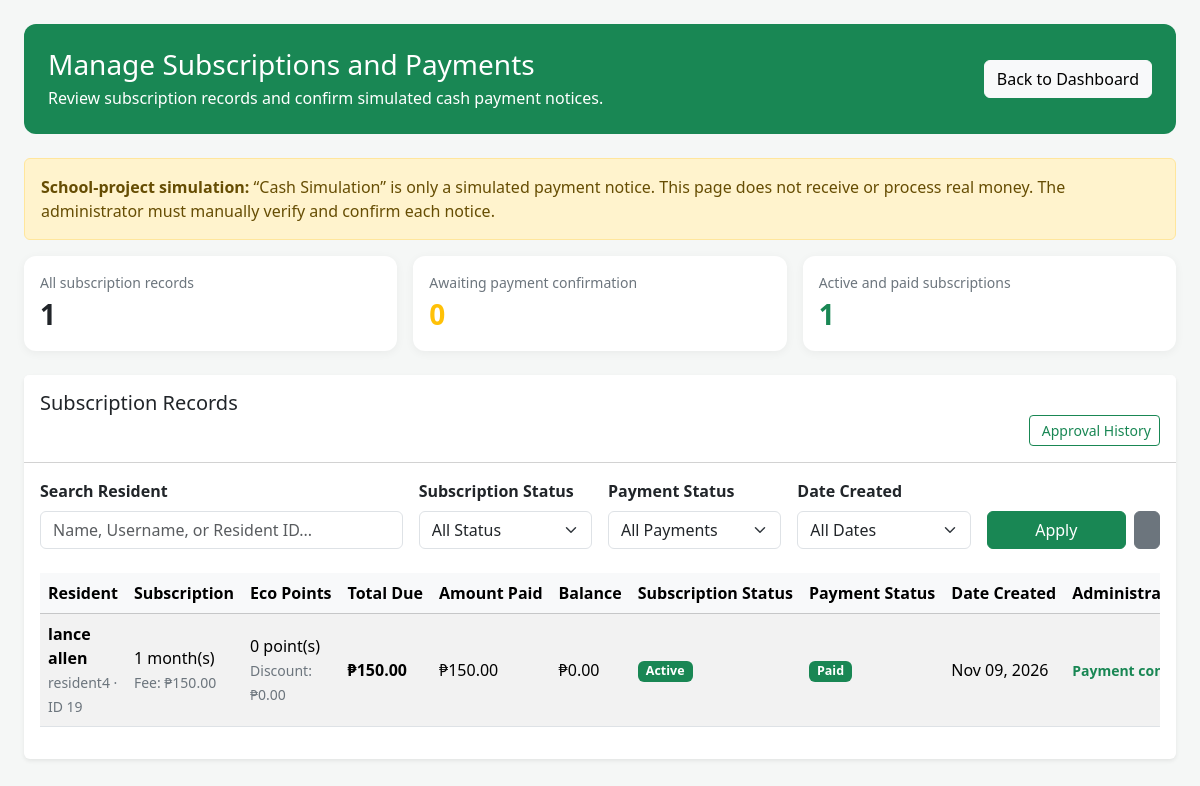
The app's page /admin/subscriptions/index.php (signed in) with its own data.
### tables this page shows
CREATE TABLE `subscriptions` (
  `id` int(11) NOT NULL,
  `user_id` int(11) NOT NULL,
  `service_fee` decimal(10,2) NOT NULL DEFAULT 150.00,
  `months` int(11) NOT NULL DEFAULT 1,
  `original_amount` decimal(10,2) NOT NULL DEFAULT 150.00,
  `points_redeemed` int(11) NOT NULL DEFAULT 0,
  `discount_amount` decimal(10,2) NOT NULL DEFAULT 0.00,
  `total_amount` decimal(10,2) NOT NULL DEFAULT 150.00,
  `amount_paid` decimal(10,2) NOT NULL DEFAULT 0.00,
  `balance_due` decimal(10,2) NOT NULL DEFAULT 150.00,
  `subscription_status` varchar(50) NOT NULL DEFAULT 'Pending Approval',
  `payment_status` varchar(50) NOT NULL DEFAULT 'Unpaid',
  `created_at` timestamp NOT NULL DEFAULT current_timestamp()
);

CREATE TABLE `users` (
  `id` int(11) NOT NULL,
  `fullname` varchar(255) NOT NULL,
  `users` varchar(255) NOT NULL,
  `password` varchar(255) NOT NULL,
  `role` varchar(11) NOT NULL,
  `email` varchar(255) DEFAULT NULL,
  `email_verified` tinyint(1) NOT NULL DEFAULT 0,
  `email_verified_at` datetime DEFAULT NULL
);

### admin/subscriptions/index.php (the view, shortened to what this page needs)
<?php
require_once __DIR__ . '/../../config/database.php';
mysqli_set_charset($conn, 'utf8mb4');
function e($value): string
{
    return htmlspecialchars((string)($value ?? ''), ENT_QUOTES, 'UTF-8');
}
function peso($amount): string
{
    return '₱' . number_format((float)$amount, 2);
}
$list_sql = "
    SELECT
        s.id,
        s.user_id,
        u.fullname,
        u.users AS username,
        s.service_fee,
        s.months,
        s.original_amount,
        s.points_redeemed,
        s.discount_amount,
        s.total_amount,
        s.amount_paid,
        s.balance_due,
        s.subscription_status,
        s.payment_status,
        s.created_at
    FROM subscriptions AS s
    INNER JOIN users AS u ON u.id = s.user_id
    ORDER BY
        CASE
            WHEN s.payment_status = 'Pending Confirmation' THEN 0
            WHEN s.subscription_status = 'Pending Approval' THEN 1
            ELSE 2
        END,
        s.created_at DESC
";
$result = $conn->query($list_sql);
$total_records = $result->num_rows;
$pending_confirmations = 0;
$active_subscriptions = 0;
$rows = [];
while ($row = $result->fetch_assoc()) {
    $rows[] = $row;
    if (
        $row['subscription_status'] === 'Active' &&
        $row['payment_status'] === 'Paid' &&
        (float)$row['balance_due'] <= 0
    ) {
        $active_subscriptions++;
    }
}
$search = trim($_GET['search'] ?? '');
$subscription_filter = $_GET['subscription_status'] ?? 'all';
$payment_filter = $_GET['payment_status'] ?? 'all';
$date_filter = $_GET['date_filter'] ?? 'all';
$start_date = $_GET['start_date'] ?? '';
$end_date = $_GET['end_date'] ?? '';
if (!preg_match('/^\d{4}-\d{2}-\d{2}$/', $start_date)) {
    $start_date = '';
}
if (!preg_match('/^\d{4}-\d{2}-\d{2}$/', $end_date)) {
    $end_date = '';
}
$rows = array_values(array_filter($rows, function ($row) use (
    $search,
    $subscription_filter,
    $payment_filter,
    $date_filter,
    $start_date,
    $end_date
) {
    if ($search !== '') {
        $search_match =
            stripos($row['fullname'] ?? '', $search) !== false ||
            stripos($row['username'] ?? '', $search) !== false ||
            stripos((string)$row['user_id'], $search) !== false;
        if (!$search_match) {
            return false;
        }
    }
    if (
        $subscription_filter !== 'all' &&
        $row['subscription_status'] !== $subscription_filter
    ) {
        return false;
    }
    if (
        $payment_filter !== 'all' &&
        $row['payment_status'] !== $payment_filter
    ) {
        return false;
    }
    $created_date = date('Y-m-d', strtotime($row['created_at']));
    if ($date_filter === 'today') {
        if ($created_date !== date('Y-m-d')) {
            return false;
        }
    } elseif ($date_filter === 'week') {
        if (
            strtotime($created_date) < strtotime('monday this week') ||
            strtotime($created_date) > strtotime('sunday this week')
        ) {
            return false;
        }
    } elseif ($date_filter === 'month') {
        if (date('Y-m', strtotime($created_date)) !== date('Y-m')) {
            return false;
        }
    } elseif ($date_filter === 'custom') {
        if ($start_date !== '' && $created_date < $start_date) {
            return false;
        }
        if ($end_date !== '' && $created_date > $end_date) {
            return false;
        }
    }
    return true;
}));
?>
<!DOCTYPE html>
<html lang="en">
<head>
    <link href="https://cdn.jsdelivr.net/npm/bootstrap@5.3.3/dist/css/bootstrap.min.css" rel="stylesheet">
</head>
<body>
<div class="container-fluid py-4 px-3 px-lg-4">
    <div class="page-header p-4 mb-4">
        <div class="d-flex flex-wrap justify-content-between align-items-center gap-3">
            <div>
                <h1 class="h3 mb-1">Manage Subscriptions and Payments</h1>
                <p class="mb-0">Review subscription records and confirm simulated cash payment notices.</p>
            </div>
            <a href="../dashboard.php" class="btn btn-light">Back to Dashboard</a>
        </div>
    </div>
    <div class="alert alert-warning">
        <strong>School-project simulation:</strong> “Cash Simulation” is only a simulated payment notice.
        This page does not receive or process real money. The administrator must manually verify and confirm each notice.
    </div>
    <div class="row g-3 mb-4">
        <div class="col-sm-6 col-xl-4">
            <div class="card summary-card">
                <div class="card-body">
                    <div class="text-secondary small">All subscription records</div>
                    <div class="fs-3 fw-bold"><?= number_format($total_records) ?></div>
                </div>
            </div>
        </div>
        <div class="col-sm-6 col-xl-4">
            <div class="card summary-card">
                <div class="card-body">
                    <div class="text-secondary small">Awaiting payment confirmation</div>
                    <div class="fs-3 fw-bold text-warning"><?= number_format($pending_confirmations) ?></div>
                </div>
            </div>
        </div>
        <div class="col-sm-6 col-xl-4">
            <div class="card summary-card">
                <div class="card-body">
                    <div class="text-secondary small">Active and paid subscriptions</div>
                    <div class="fs-3 fw-bold text-success"><?= number_format($active_subscriptions) ?></div>
                </div>
            </div>
        </div>
    </div>
    <div class="card border-0 shadow-sm">
        <div class="card-header bg-white py-3">
            <h2 class="h5 mb-0">Subscription Records</h2>
            <button
                type="button"
                class="btn btn-outline-success btn-sm float-end"
                data-bs-toggle="modal"
                data-bs-target="#approvalHistoryModal"
            >
                Approval History
            </button>
        </div>
        <div class="card-body">
                <div class="mb-4">
                    <form method="GET" action="">
                        <div class="row g-3 align-items-end">
                            <div class="col-md-4">
                                <label class="form-label fw-semibold">
                                    Search Resident
                                </label>
                                <input
                                    type="text"
                                    name="search"
                                    class="form-control"
                                    placeholder="Name, Username, or Resident ID..."
                                    value="<?= e($search) ?>"
                                >
                            </div>
                            <div class="col-md-2">
                                <label class="form-label fw-semibold">
                                    Subscription Status
                                </label>
                                <select name="subscription_status" class="form-select">
                                    <option value="all"
                                        <?= $subscription_filter === 'all' ? 'selected' : '' ?>>
                                        All Status
                                    </option>
                                </select>
                            </div>
                            <div class="col-md-2">
                                <label class="form-label fw-semibold">
                                    Payment Status
                                </label>
                                <select name="payment_status" class="form-select">
                                    <option value="all"
                                        <?= $payment_filter === 'all' ? 'selected' : '' ?>>
                                        All Payments
                                    </option>
                                </select>
                            </div>
                            <div class="col-md-2">
                                <label class="form-label fw-semibold">
                                    Date Created
                                </label>
                                <select
                                    name="date_filter"
                                    id="dateFilter"
                                    class="form-select"
                                >
                                    <option value="all"
                                        <?= $date_filter === 'all' ? 'selected' : '' ?>>
                                        All Dates
                                    </option>
                                </select>
                            </div>
                            <div class="col-md-2 d-flex gap-2">
                                <button type="submit" class="btn btn-success w-100">
                                    <i class="bi bi-search"></i> Apply
                                </button>
                                <a href="<?= e($_SERVER['PHP_SELF']) ?>"
                                class="btn btn-secondary">
                                </a>
                            </div>
                        </div>
                    </form>
                </div>
            <?php if (count($rows) === 0): ?>
                <div class="text-center text-secondary py-5">No subscription records found.</div>
            <?php else: ?>
                <div class="table-responsive">
                    <table class="table table-hover table-striped align-middle">
                        <thead class="table-light">
                        <tr>
                            <th>Resident</th>
                            <th>Subscription</th>
                            <th>Eco Points</th>
                            <th>Total Due</th>
                            <th>Amount Paid</th>
                            <th>Balance</th>
                            <th>Subscription Status</th>
                            <th>Payment Status</th>
                            <th>Date Created</th>
                            <th style="min-width: 190px;">Administrator Action</th>
                        </tr>
                        </thead>
                        <tbody>
                        <?php foreach ($rows as $row): ?>
                            <?php
                                $payment_status = $row['payment_status'];
                                $subscription_status = $row['subscription_status'];
                                $payment_badge = 'bg-secondary';
                                if ($payment_status === 'Paid') {
                                    $payment_badge = 'bg-success';
                                } elseif ($payment_status === 'Pending Confirmation') {
                                    $payment_badge = 'bg-warning text-dark';
                                } elseif ($payment_status === 'Unpaid') {
                                    $payment_badge = 'bg-danger';
                                }
                                $subscription_badge = $subscription_status === 'Active'
                                    ? 'bg-success'
                                    : 'bg-secondary';
                            ?>
                            <tr>
                                <td>
                                    <div class="fw-semibold"><?= e($row['fullname']) ?></div>
                                    <small class="text-secondary">
                                        <?= e($row['username']) ?> · ID <?= (int)$row['user_id'] ?>
                                    </small>
                                </td>
                                <td>
                                    <?= (int)$row['months'] ?> month(s)<br>
                                    <small class="text-secondary">Fee: <?= peso($row['service_fee']) ?></small>
                                </td>
                                <td>
                                    <?= number_format((int)$row['points_redeemed']) ?> point(s)<br>
                                    <small class="text-secondary">Discount: <?= peso($row['discount_amount']) ?></small>
                                </td>
                                <td class="fw-semibold"><?= peso($row['total_amount']) ?></td>
                                <td><?= peso($row['amount_paid']) ?></td>
                                <td><?= peso($row['balance_due']) ?></td>
                                <td>
                                    <span class="badge status-badge <?= $subscription_badge ?>">
                                        <?= e($subscription_status) ?>
                                    </span>
                                </td>
                                <td>
                                    <span class="badge status-badge <?= $payment_badge ?>">
                                        <?= e($payment_status) ?>
                                    </span>
                                </td>
                                <td><?= e(date('M d, Y', strtotime($row['created_at']))) ?></td>
                                <td>
                                    <?php if (
                                        $payment_status === 'Pending Confirmation' &&
                                        $subscription_status === 'Pending Approval'
                                    ): ?>
                                        <form method="POST" class="action-form"
                                              onsubmit="return confirm('Confirm this simulated cash payment and activate the subscription?');">
                                            <input type="hidden" name="csrf_token" value="<?= e($_SESSION['subscription_admin_csrf']) ?>">
                                            <input type="hidden" name="subscription_id" value="<?= (int)$row['id'] ?>">
                                            <input type="hidden" name="action" value="confirm">
                                            <button type="submit" class="btn btn-sm btn-success">Confirm Payment</button>
                                        </form>
                                        <form method="POST" class="action-form"
                                              onsubmit="return confirm('Reject this payment notice? Its payment status will return to Unpaid.');">
                                            <input type="hidden" name="csrf_token" value="<?= e($_SESSION['subscription_admin_csrf']) ?>">
                                            <input type="hidden" name="subscription_id" value="<?= (int)$row['id'] ?>">
                                            <input type="hidden" name="action" value="reject">
                                            <button type="submit" class="btn btn-sm btn-outline-danger">Reject</button>
                                        </form>
                                    <?php elseif ($subscription_status === 'Active' && $payment_status === 'Paid'): ?>
                                        <span class="text-success small fw-semibold">Payment confirmed</span>
                                    <?php else: ?>
                                        <span class="text-secondary small">No action available</span>
                                    <?php endif; ?>
                                </td>
                            </tr>
                        <?php endforeach; ?>
                        </tbody>
                    </table>
                </div>
            <?php endif; ?>
        </div>
    </div>
</div>
</body>
</html>

### records on screen
subscriptions: user.fullname "lance allen", user.users "resident4", user "19", months "1", service_fee "₱150.00", points_redeemed "0", discount_amount "₱0.00", total_amount "₱150.00", amount_paid "₱150.00", balance_due "₱0.00", subscription_status "Active", payment_status "Paid", created_at "Nov 09, 2026", shows "Payment…"

### other values on screen
$total_records "1"
$pending_confirmations "0"
$active_subscriptions "1"
